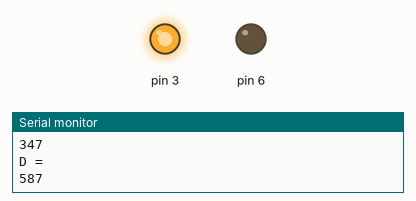
Simulated run of this sketch. Board: Arduino Uno, built with avr-gcc and run on an emulated ATmega328P. On the bench: output pins drawn as LEDs (lit = HIGH), the last lines printed to the serial monitor. Random numbers use the default seed unless the sketch sets one.

Above: at 0.1 s.
At 60.7 s:
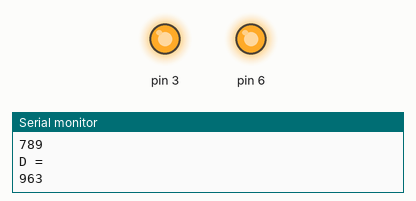
At 111.3 s:
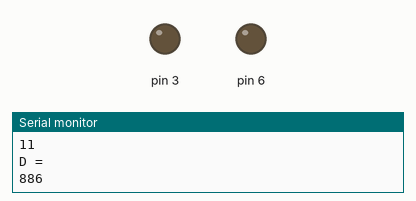
Timing chart, 0 to 122.7 s (numbered marks = the images above):
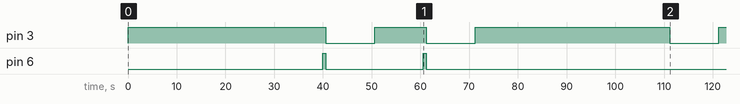

The sketch:

sketch_mar02c.ino
```cpp
void setup() {
Serial.begin(115200);

pinMode(3, OUTPUT);
pinMode(5, INPUT);
pinMode(6, OUTPUT);

}

void loop() {
int A = random(999);
int B = random(999);
int C = random(999);
int D = random(999);

Serial.println("----");
Serial.println("A = "); Serial.println(A);
Serial.println("B = "); Serial.println(B);
Serial.println("C = "); Serial.println(C);
Serial.println("D = "); Serial.println(D);

digitalWrite(3, LOW);
digitalWrite(5, LOW);
digitalWrite(6, LOW);

if (A > B || A < C) digitalWrite(3, HIGH);
if (C > A && A < B) digitalWrite(5, HIGH);
if (B > C && B > A && C < A) digitalWrite(6, HIGH);

if (D > A && D > B && D > C){
  for (int i = 0; i < 6; i++){
    digitalWrite(3, HIGH);
    digitalWrite(5, HIGH);
    digitalWrite(6, HIGH);
    delay(100);

    digitalWrite(3, LOW);
    digitalWrite(5, LOW);
    digitalWrite(6, LOW);
  }
}
delay(10000);
}
```

Measured:
- by itself, pin 3: goes HIGH 40.6 s, LOW 10.0 s, HIGH 10.6 s, LOW 10.0 s, HIGH 40.0 s, LOW 10.0 s, then HIGH
- by itself, pin 6: LOW → HIGH at 40.0 s, → LOW 0.60 s later, → HIGH 20.0 s later, → LOW 0.60 s later, … (4 changes in this stretch)
